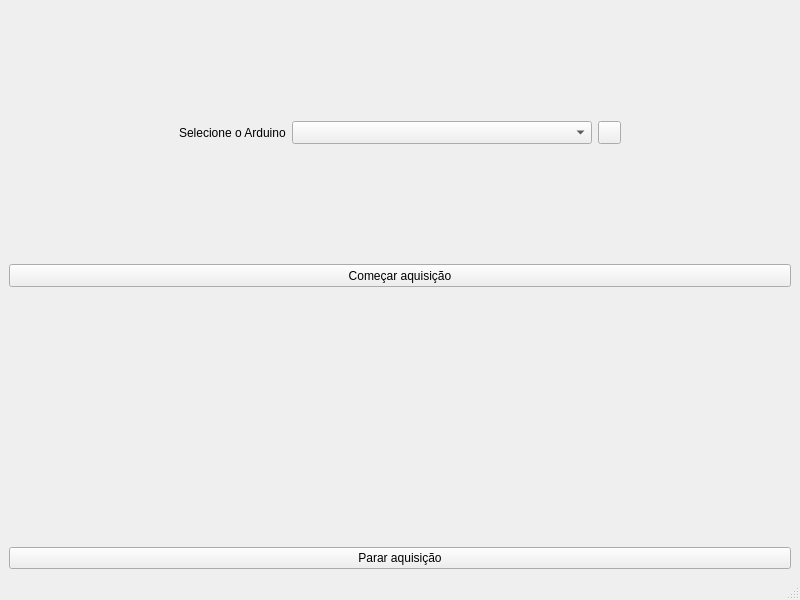
<?xml version="1.0" encoding="UTF-8"?>
<ui version="4.0">
 <class>CalibraPy</class>
 <widget class="QMainWindow" name="CalibraPy">
  <property name="geometry">
   <rect>
    <x>0</x>
    <y>0</y>
    <width>800</width>
    <height>600</height>
   </rect>
  </property>
  <property name="windowTitle">
   <string>MainWindow</string>
  </property>
  <property name="styleSheet">
   <string notr="true">QPushButton#reload_devices{
	image: url(:/imgs/imgs/reload.png);
}

QPushButton#reload_devices:hover{
	background-color: rgb(0, 50, 0);
}

QPushButton#reload_devices:pressed{
	border: 2px solid rgb(255, 255, 255);
}</string>
  </property>
  <widget class="QWidget" name="centralwidget">
   <layout class="QGridLayout" name="gridLayout">
    <item row="2" column="0">
     <widget class="PlotWidget" name="signal_plot" native="true"/>
    </item>
    <item row="0" column="0">
     <widget class="QWidget" name="widget" native="true">
      <layout class="QGridLayout" name="gridLayout_2">
       <item row="0" column="2">
        <widget class="QComboBox" name="device_combo">
         <property name="minimumSize">
          <size>
           <width>300</width>
           <height>23</height>
          </size>
         </property>
         <property name="maximumSize">
          <size>
           <width>300</width>
           <height>23</height>
          </size>
         </property>
        </widget>
       </item>
       <item row="0" column="0">
        <spacer name="horizontalSpacer">
         <property name="orientation">
          <enum>Qt::Horizontal</enum>
         </property>
         <property name="sizeHint" stdset="0">
          <size>
           <width>40</width>
           <height>20</height>
          </size>
         </property>
        </spacer>
       </item>
       <item row="0" column="1">
        <widget class="QLabel" name="device_label">
         <property name="minimumSize">
          <size>
           <width>0</width>
           <height>30</height>
          </size>
         </property>
         <property name="maximumSize">
          <size>
           <width>120</width>
           <height>30</height>
          </size>
         </property>
         <property name="text">
          <string>Selecione o Arduino</string>
         </property>
        </widget>
       </item>
       <item row="0" column="4">
        <spacer name="horizontalSpacer_2">
         <property name="orientation">
          <enum>Qt::Horizontal</enum>
         </property>
         <property name="sizeHint" stdset="0">
          <size>
           <width>40</width>
           <height>20</height>
          </size>
         </property>
        </spacer>
       </item>
       <item row="0" column="3">
        <widget class="QPushButton" name="reload_devices">
         <property name="minimumSize">
          <size>
           <width>23</width>
           <height>23</height>
          </size>
         </property>
         <property name="maximumSize">
          <size>
           <width>23</width>
           <height>23</height>
          </size>
         </property>
         <property name="text">
          <string/>
         </property>
        </widget>
       </item>
      </layout>
     </widget>
    </item>
    <item row="1" column="0">
     <widget class="QPushButton" name="start_acq">
      <property name="minimumSize">
       <size>
        <width>0</width>
        <height>23</height>
       </size>
      </property>
      <property name="maximumSize">
       <size>
        <width>16777215</width>
        <height>23</height>
       </size>
      </property>
      <property name="text">
       <string>Começar aquisição</string>
      </property>
     </widget>
    </item>
    <item row="3" column="0">
     <widget class="QPushButton" name="stop_acq">
      <property name="text">
       <string>Parar aquisição</string>
      </property>
     </widget>
    </item>
   </layout>
  </widget>
  <widget class="QMenuBar" name="menubar">
   <property name="geometry">
    <rect>
     <x>0</x>
     <y>0</y>
     <width>800</width>
     <height>22</height>
    </rect>
   </property>
  </widget>
  <widget class="QStatusBar" name="statusbar"/>
 </widget>
 <customwidgets>
  <customwidget>
   <class>PlotWidget</class>
   <extends>QWidget</extends>
   <header>pyqtgraph</header>
   <container>1</container>
  </customwidget>
 </customwidgets>
 <resources>
  <include location="resources.qrc"/>
 </resources>
 <connections/>
</ui>
